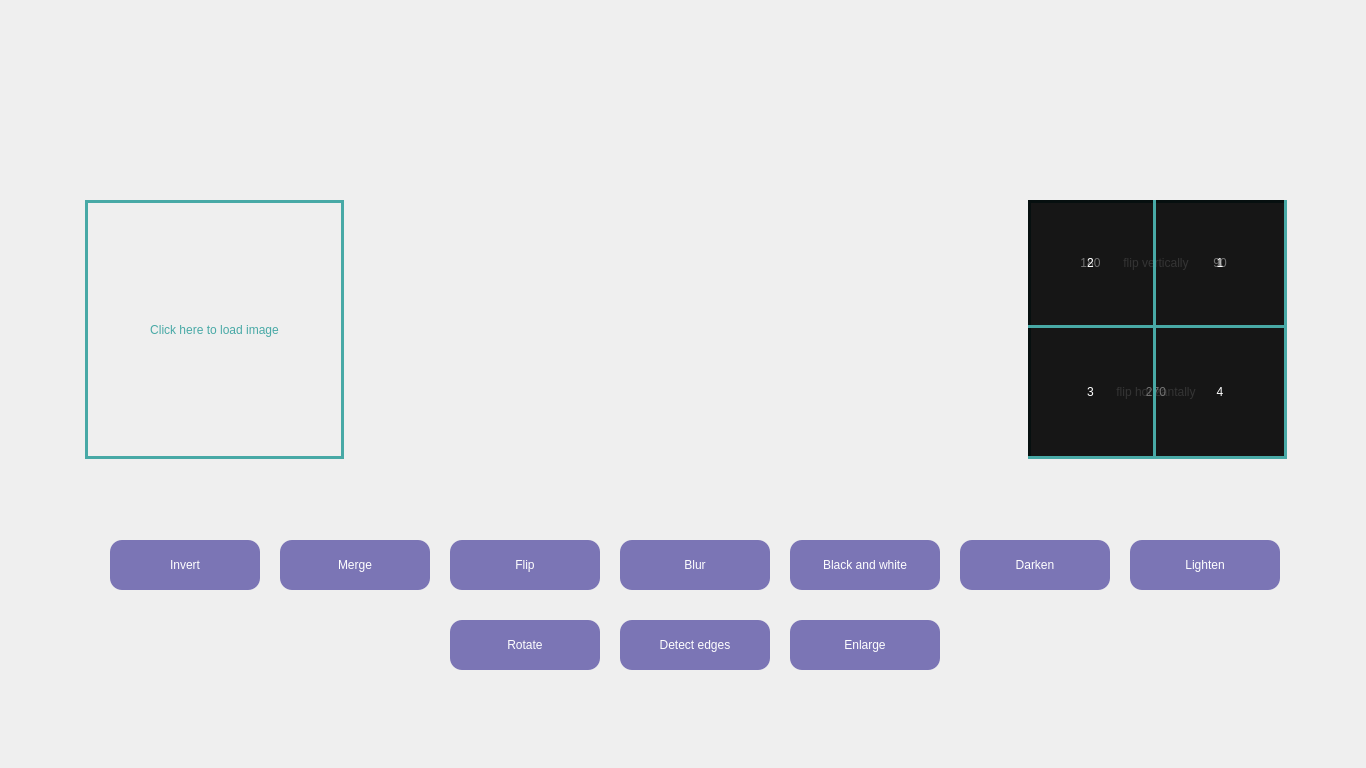
<?xml version="1.0" encoding="UTF-8"?>
<ui version="4.0">
 <class>MainWindow</class>
 <widget class="QMainWindow" name="MainWindow">
  <property name="geometry">
   <rect>
    <x>0</x>
    <y>0</y>
    <width>1366</width>
    <height>768</height>
   </rect>
  </property>
  <property name="minimumSize">
   <size>
    <width>1366</width>
    <height>768</height>
   </size>
  </property>
  <property name="maximumSize">
   <size>
    <width>1366</width>
    <height>768</height>
   </size>
  </property>
  <property name="windowTitle">
   <string>MainWindow</string>
  </property>
  <widget class="QWidget" name="centralwidget">
   <widget class="QLabel" name="loadedImg">
    <property name="geometry">
     <rect>
      <x>85</x>
      <y>200</y>
      <width>259</width>
      <height>259</height>
     </rect>
    </property>
    <property name="cursor">
     <cursorShape>PointingHandCursor</cursorShape>
    </property>
    <property name="styleSheet">
     <string notr="true">QLabel{
color:black;
border: 3px solid rgb(72, 169, 166);
	font: 700 20px &quot;Segoe UI&quot;;
color:rgb(72, 169, 166);
}</string>
    </property>
    <property name="text">
     <string>Click here to load image</string>
    </property>
    <property name="alignment">
     <set>Qt::AlignCenter</set>
    </property>
   </widget>
   <widget class="QLabel" name="filteredImg">
    <property name="geometry">
     <rect>
      <x>1028</x>
      <y>200</y>
      <width>259</width>
      <height>259</height>
     </rect>
    </property>
    <property name="styleSheet">
     <string notr="true">QLabel{
color:black;
border: 3px solid rgb(72, 169, 166);
}</string>
    </property>
    <property name="text">
     <string/>
    </property>
   </widget>
   <widget class="QLabel" name="background">
    <property name="geometry">
     <rect>
      <x>0</x>
      <y>0</y>
      <width>1366</width>
      <height>768</height>
     </rect>
    </property>
    <property name="text">
     <string/>
    </property>
    <property name="pixmap">
     <pixmap resource="sources.qrc">:/Images/background.png</pixmap>
    </property>
   </widget>
   <widget class="QPushButton" name="mergeBtn">
    <property name="geometry">
     <rect>
      <x>280</x>
      <y>540</y>
      <width>150</width>
      <height>50</height>
     </rect>
    </property>
    <property name="cursor">
     <cursorShape>PointingHandCursor</cursorShape>
    </property>
    <property name="styleSheet">
     <string notr="true">QPushButton{
background-color: rgb(123, 117, 181); border: none;
color:white;
border-radius: 12px;
	font: 700 20px &quot;Segoe UI&quot;;
}
QPushButton::hover{
background-color: rgb(98, 94, 145); border: none;
}</string>
    </property>
    <property name="text">
     <string>Merge</string>
    </property>
   </widget>
   <widget class="QPushButton" name="invertBtn">
    <property name="geometry">
     <rect>
      <x>110</x>
      <y>540</y>
      <width>150</width>
      <height>50</height>
     </rect>
    </property>
    <property name="cursor">
     <cursorShape>PointingHandCursor</cursorShape>
    </property>
    <property name="styleSheet">
     <string notr="true">QPushButton{
background-color: rgb(123, 117, 181); border: none;
color:white;
border-radius: 12px;
	font: 700 20px &quot;Segoe UI&quot;;
}
QPushButton::hover{
background-color: rgb(98, 94, 145); border: none;
}</string>
    </property>
    <property name="text">
     <string>Invert</string>
    </property>
   </widget>
   <widget class="QPushButton" name="flipBtn">
    <property name="geometry">
     <rect>
      <x>450</x>
      <y>540</y>
      <width>150</width>
      <height>50</height>
     </rect>
    </property>
    <property name="cursor">
     <cursorShape>PointingHandCursor</cursorShape>
    </property>
    <property name="styleSheet">
     <string notr="true">QPushButton{
background-color: rgb(123, 117, 181); border: none;
color:white;
border-radius: 12px;
	font: 700 20px &quot;Segoe UI&quot;;
}
QPushButton::hover{
background-color: rgb(98, 94, 145); border: none;
}</string>
    </property>
    <property name="text">
     <string>Flip</string>
    </property>
   </widget>
   <widget class="QPushButton" name="blurBtn">
    <property name="geometry">
     <rect>
      <x>620</x>
      <y>540</y>
      <width>150</width>
      <height>50</height>
     </rect>
    </property>
    <property name="cursor">
     <cursorShape>PointingHandCursor</cursorShape>
    </property>
    <property name="styleSheet">
     <string notr="true">QPushButton{
background-color: rgb(123, 117, 181); border: none;
color:white;
border-radius: 12px;
	font: 700 20px &quot;Segoe UI&quot;;
}
QPushButton::hover{
background-color: rgb(98, 94, 145); border: none;
}</string>
    </property>
    <property name="text">
     <string>Blur</string>
    </property>
   </widget>
   <widget class="QPushButton" name="BlackAndWhiteBtn">
    <property name="geometry">
     <rect>
      <x>790</x>
      <y>540</y>
      <width>150</width>
      <height>50</height>
     </rect>
    </property>
    <property name="cursor">
     <cursorShape>PointingHandCursor</cursorShape>
    </property>
    <property name="styleSheet">
     <string notr="true">QPushButton{
background-color: rgb(123, 117, 181); border: none;
color:white;
border-radius: 12px;
	font: 700 18px &quot;Segoe UI&quot;;
}
QPushButton::hover{
background-color: rgb(98, 94, 145); border: none;
}</string>
    </property>
    <property name="text">
     <string>Black and white</string>
    </property>
   </widget>
   <widget class="QPushButton" name="darkenBtn">
    <property name="geometry">
     <rect>
      <x>960</x>
      <y>540</y>
      <width>150</width>
      <height>50</height>
     </rect>
    </property>
    <property name="cursor">
     <cursorShape>PointingHandCursor</cursorShape>
    </property>
    <property name="styleSheet">
     <string notr="true">QPushButton{
background-color: rgb(123, 117, 181); border: none;
color:white;
border-radius: 12px;
	font: 700 20px &quot;Segoe UI&quot;;
}
QPushButton::hover{
background-color: rgb(98, 94, 145); border: none;
}</string>
    </property>
    <property name="text">
     <string>Darken</string>
    </property>
   </widget>
   <widget class="QPushButton" name="lightenBtn">
    <property name="geometry">
     <rect>
      <x>1130</x>
      <y>540</y>
      <width>150</width>
      <height>50</height>
     </rect>
    </property>
    <property name="cursor">
     <cursorShape>PointingHandCursor</cursorShape>
    </property>
    <property name="styleSheet">
     <string notr="true">QPushButton{
background-color: rgb(123, 117, 181); border: none;
color:white;
border-radius: 12px;
	font: 700 20px &quot;Segoe UI&quot;;
}
QPushButton::hover{
background-color: rgb(98, 94, 145); border: none;
}</string>
    </property>
    <property name="text">
     <string>Lighten</string>
    </property>
   </widget>
   <widget class="QPushButton" name="loadBtn">
    <property name="geometry">
     <rect>
      <x>85</x>
      <y>200</y>
      <width>259</width>
      <height>259</height>
     </rect>
    </property>
    <property name="cursor">
     <cursorShape>PointingHandCursor</cursorShape>
    </property>
    <property name="styleSheet">
     <string notr="true">QPushButton{
background-color: transparent; border: none;
color:white;
border-radius: 12px;
color:rgb(72, 169, 166);
}</string>
    </property>
    <property name="text">
     <string/>
    </property>
   </widget>
   <widget class="QPushButton" name="flip_v">
    <property name="geometry">
     <rect>
      <x>1028</x>
      <y>200</y>
      <width>256</width>
      <height>128</height>
     </rect>
    </property>
    <property name="styleSheet">
     <string notr="true">QPushButton{
color:white;
background-color: rgba(0, 0, 0, 140); border: none;
border-bottom: 3px solid rgb(72, 169, 166);
	font: 700 20px &quot;Segoe UI&quot;;
}

QPushButton::hover{
background-color: rgba(0, 0, 0, 120);
}</string>
    </property>
    <property name="text">
     <string>flip vertically</string>
    </property>
   </widget>
   <widget class="QPushButton" name="flip_h">
    <property name="geometry">
     <rect>
      <x>1028</x>
      <y>328</y>
      <width>256</width>
      <height>128</height>
     </rect>
    </property>
    <property name="styleSheet">
     <string notr="true">QPushButton{
color:white;
background-color: rgba(0, 0, 0, 140); border: none;
	font: 700 20px &quot;Segoe UI&quot;;
}

QPushButton::hover{
background-color: rgba(0, 0, 0, 120); border: none;
}</string>
    </property>
    <property name="text">
     <string>flip horizantally</string>
    </property>
   </widget>
   <widget class="QPushButton" name="rotateBtn">
    <property name="geometry">
     <rect>
      <x>450</x>
      <y>620</y>
      <width>150</width>
      <height>50</height>
     </rect>
    </property>
    <property name="cursor">
     <cursorShape>PointingHandCursor</cursorShape>
    </property>
    <property name="styleSheet">
     <string notr="true">QPushButton{
background-color: rgb(123, 117, 181); border: none;
color:white;
border-radius: 12px;
	font: 700 20px &quot;Segoe UI&quot;;
}
QPushButton::hover{
background-color: rgb(98, 94, 145); border: none;
}</string>
    </property>
    <property name="text">
     <string>Rotate</string>
    </property>
   </widget>
   <widget class="QPushButton" name="rotate_90">
    <property name="geometry">
     <rect>
      <x>1156</x>
      <y>200</y>
      <width>128</width>
      <height>128</height>
     </rect>
    </property>
    <property name="styleSheet">
     <string notr="true">QPushButton{
color:white;
background-color: rgba(0, 0, 0, 140); border: none;
border-bottom: 3px solid rgb(72, 169, 166);
	font: 700 20px &quot;Segoe UI&quot;;
}

QPushButton::hover{
background-color: rgba(0, 0, 0, 120);
}</string>
    </property>
    <property name="text">
     <string>90</string>
    </property>
   </widget>
   <widget class="QPushButton" name="rotate_180">
    <property name="geometry">
     <rect>
      <x>1028</x>
      <y>200</y>
      <width>128</width>
      <height>128</height>
     </rect>
    </property>
    <property name="styleSheet">
     <string notr="true">QPushButton{
color:white;
background-color: rgba(0, 0, 0, 140); border: none;
border-bottom: 3px solid rgb(72, 169, 166);
border-right: 3px solid rgb(72, 169, 166);
	font: 700 20px &quot;Segoe UI&quot;;
}

QPushButton::hover{
background-color: rgba(0, 0, 0, 120);
}</string>
    </property>
    <property name="text">
     <string>180</string>
    </property>
   </widget>
   <widget class="QPushButton" name="rotate_270">
    <property name="geometry">
     <rect>
      <x>1028</x>
      <y>328</y>
      <width>256</width>
      <height>128</height>
     </rect>
    </property>
    <property name="styleSheet">
     <string notr="true">QPushButton{
color:white;
background-color: rgba(0, 0, 0, 140); border: none;
	font: 700 20px &quot;Segoe UI&quot;;
}

QPushButton::hover{
background-color: rgba(0, 0, 0, 120);
}</string>
    </property>
    <property name="text">
     <string>270</string>
    </property>
   </widget>
   <widget class="QPushButton" name="detectBtn">
    <property name="geometry">
     <rect>
      <x>620</x>
      <y>620</y>
      <width>150</width>
      <height>50</height>
     </rect>
    </property>
    <property name="cursor">
     <cursorShape>PointingHandCursor</cursorShape>
    </property>
    <property name="styleSheet">
     <string notr="true">QPushButton{
background-color: rgb(123, 117, 181); border: none;
color:white;
border-radius: 12px;
	font: 700 20px &quot;Segoe UI&quot;;
}
QPushButton::hover{
background-color: rgb(98, 94, 145); border: none;
}</string>
    </property>
    <property name="text">
     <string>Detect edges</string>
    </property>
   </widget>
   <widget class="QPushButton" name="enlargeBtn">
    <property name="geometry">
     <rect>
      <x>790</x>
      <y>620</y>
      <width>150</width>
      <height>50</height>
     </rect>
    </property>
    <property name="cursor">
     <cursorShape>PointingHandCursor</cursorShape>
    </property>
    <property name="styleSheet">
     <string notr="true">QPushButton{
background-color: rgb(123, 117, 181); border: none;
color:white;
border-radius: 12px;
	font: 700 20px &quot;Segoe UI&quot;;
}
QPushButton::hover{
background-color: rgb(98, 94, 145); border: none;
}</string>
    </property>
    <property name="text">
     <string>Enlarge</string>
    </property>
   </widget>
   <widget class="QPushButton" name="enlarge_1">
    <property name="geometry">
     <rect>
      <x>1156</x>
      <y>200</y>
      <width>128</width>
      <height>128</height>
     </rect>
    </property>
    <property name="styleSheet">
     <string notr="true">QPushButton{
color:white;
background-color: rgba(0, 0, 0, 140); border: none;
border-bottom: 3px solid rgb(72, 169, 166);
	font: 700 20px &quot;Segoe UI&quot;;
}

QPushButton::hover{
background-color: rgba(0, 0, 0, 120);
}</string>
    </property>
    <property name="text">
     <string>1</string>
    </property>
   </widget>
   <widget class="QPushButton" name="enlarge_2">
    <property name="geometry">
     <rect>
      <x>1028</x>
      <y>200</y>
      <width>128</width>
      <height>128</height>
     </rect>
    </property>
    <property name="styleSheet">
     <string notr="true">QPushButton{
color:white;
background-color: rgba(0, 0, 0, 140); border: none;
border-bottom: 3px solid rgb(72, 169, 166);
border-right: 3px solid rgb(72, 169, 166);
	font: 700 20px &quot;Segoe UI&quot;;
}

QPushButton::hover{
background-color: rgba(0, 0, 0, 120);
}</string>
    </property>
    <property name="text">
     <string>2</string>
    </property>
   </widget>
   <widget class="QPushButton" name="enlarge_3">
    <property name="geometry">
     <rect>
      <x>1028</x>
      <y>328</y>
      <width>128</width>
      <height>128</height>
     </rect>
    </property>
    <property name="styleSheet">
     <string notr="true">QPushButton{
color:white;
background-color: rgba(0, 0, 0, 140); border: none;
border-right: 3px solid rgb(72, 169, 166);
	font: 700 20px &quot;Segoe UI&quot;;
}

QPushButton::hover{
background-color: rgba(0, 0, 0, 120);
}</string>
    </property>
    <property name="text">
     <string>3</string>
    </property>
   </widget>
   <widget class="QPushButton" name="enlarge_4">
    <property name="geometry">
     <rect>
      <x>1156</x>
      <y>328</y>
      <width>128</width>
      <height>128</height>
     </rect>
    </property>
    <property name="styleSheet">
     <string notr="true">QPushButton{
color:white;
background-color: rgba(0, 0, 0, 140); border: none;
	font: 700 20px &quot;Segoe UI&quot;;
}

QPushButton::hover{
background-color: rgba(0, 0, 0, 120);
}</string>
    </property>
    <property name="text">
     <string>4</string>
    </property>
   </widget>
   <zorder>background</zorder>
   <zorder>loadedImg</zorder>
   <zorder>filteredImg</zorder>
   <zorder>mergeBtn</zorder>
   <zorder>invertBtn</zorder>
   <zorder>flipBtn</zorder>
   <zorder>blurBtn</zorder>
   <zorder>BlackAndWhiteBtn</zorder>
   <zorder>darkenBtn</zorder>
   <zorder>lightenBtn</zorder>
   <zorder>loadBtn</zorder>
   <zorder>flip_v</zorder>
   <zorder>flip_h</zorder>
   <zorder>rotateBtn</zorder>
   <zorder>rotate_90</zorder>
   <zorder>rotate_180</zorder>
   <zorder>rotate_270</zorder>
   <zorder>detectBtn</zorder>
   <zorder>enlargeBtn</zorder>
   <zorder>enlarge_1</zorder>
   <zorder>enlarge_2</zorder>
   <zorder>enlarge_3</zorder>
   <zorder>enlarge_4</zorder>
  </widget>
 </widget>
 <resources>
  <include location="sources.qrc"/>
 </resources>
 <connections/>
</ui>
